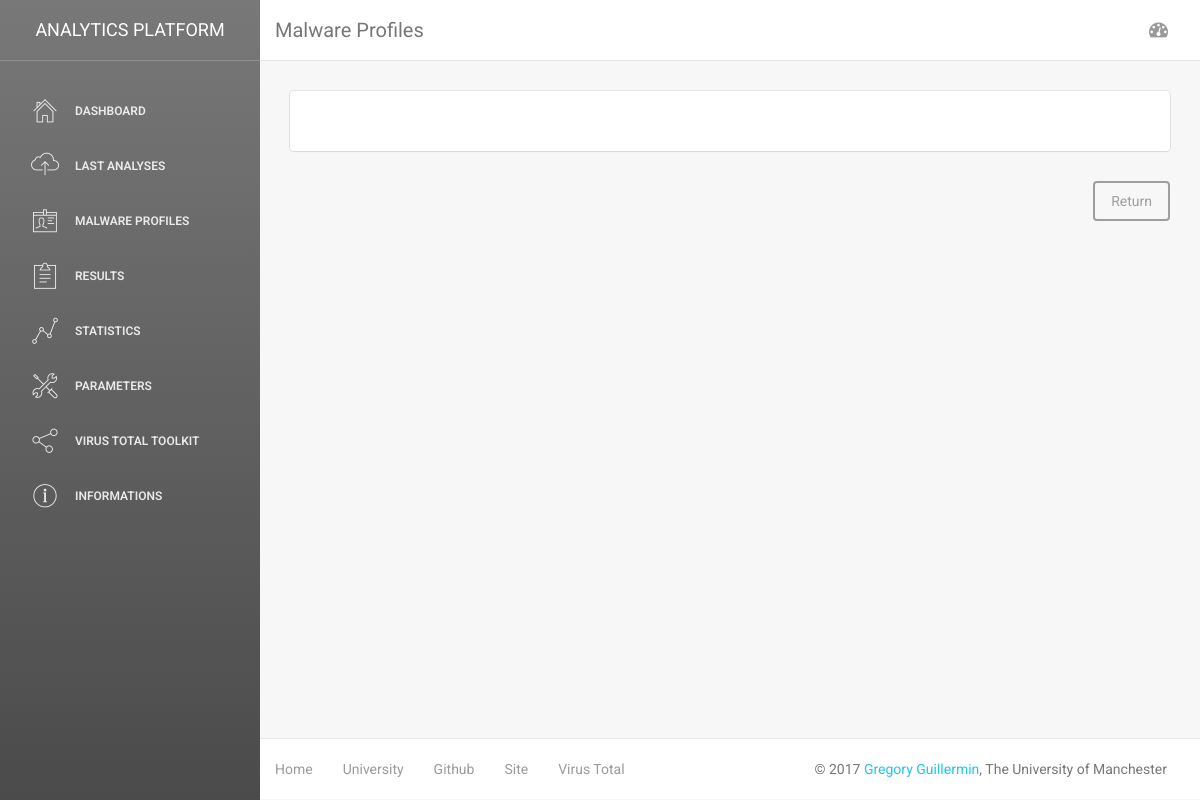
Page /malwares/ on the earlier database version.
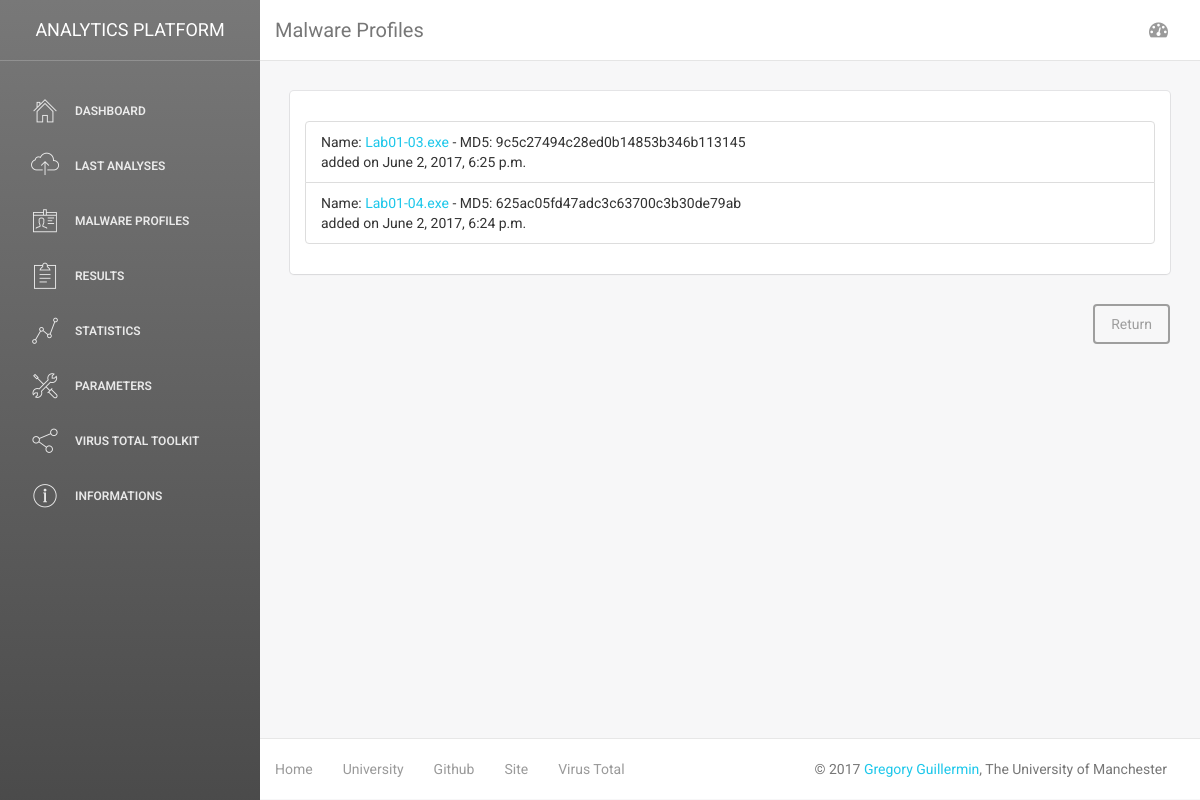
Same page on the later database version.
### classification/models.py (models this page shows, shortened)
class File(models.Model):
	name=models.CharField(max_length=150)
	md5=models.CharField(max_length=32, unique=True)
	sha=models.CharField(max_length=64)
	packer=models.CharField(max_length=250, null=True)
	compile_date=models.DateTimeField()
	added_date=models.DateTimeField(auto_now_add=True)
	maliciousness=models.DecimalField(max_digits=3, decimal_places=2, default=0)
	entropy=models.DecimalField(max_digits=4, decimal_places=2, default=0)
	oep=models.IntegerField(default=0)
	def isMalicious(self):
		return self.maliciousness>6
	isMalicious.boolean = True
	isMalicious.short_description = 'Is Malicious?'

### classification/views.py (the view)
# urls.py: url(r'^malwares/$', views.malwaresView, name='malwaresView'),
def malwaresView(request):
    files = File.objects.filter(maliciousness__gt=6).order_by('-added_date')
    context={
    'title':"Malware Profiles",
    'files':files
    }
    return render(request, 'classification/filesList.html', context)

### classification/templates/classification/filesList.html (shortened to what this page needs)
{% extends 'classification/DashboardStruct.html' %}
{% block body %}
<div class="row">
	<div class="container-fluid">
		<div class="col-md-12">
			<div class="card">
				<div class="header">
				</div>
				<div class="content">
					<ul class="list-group">
						{% for f in files %}
							<li class="list-group-item">
							Name: <a href="{% url 'classification:fileDetails' f.md5 %}">{{f.name}}</a> - MD5: {{f.md5}}
							<br/>
							added on {{f.added_date}}
							</li>
						{% endfor %}
					</ul>
				</div>
			</div>
				<div class="clearfix">
	    			<a href="{% url 'classification:index' %}"><button class="btn btn-default pull-right">Return</button></a>
				</div>
		</div>
	</div>
</div>
{% endblock %}

Differences in the rows shown:
added File: name "Lab01-03.exe", md5 "9c5c27494c28ed0b14853b346b113145", added_date "June 2, 2017, 6:25 p.m."
added File: name "Lab01-04.exe", md5 "625ac05fd47adc3c63700c3b30de79ab", added_date "June 2, 2017, 6:24 p.m."
